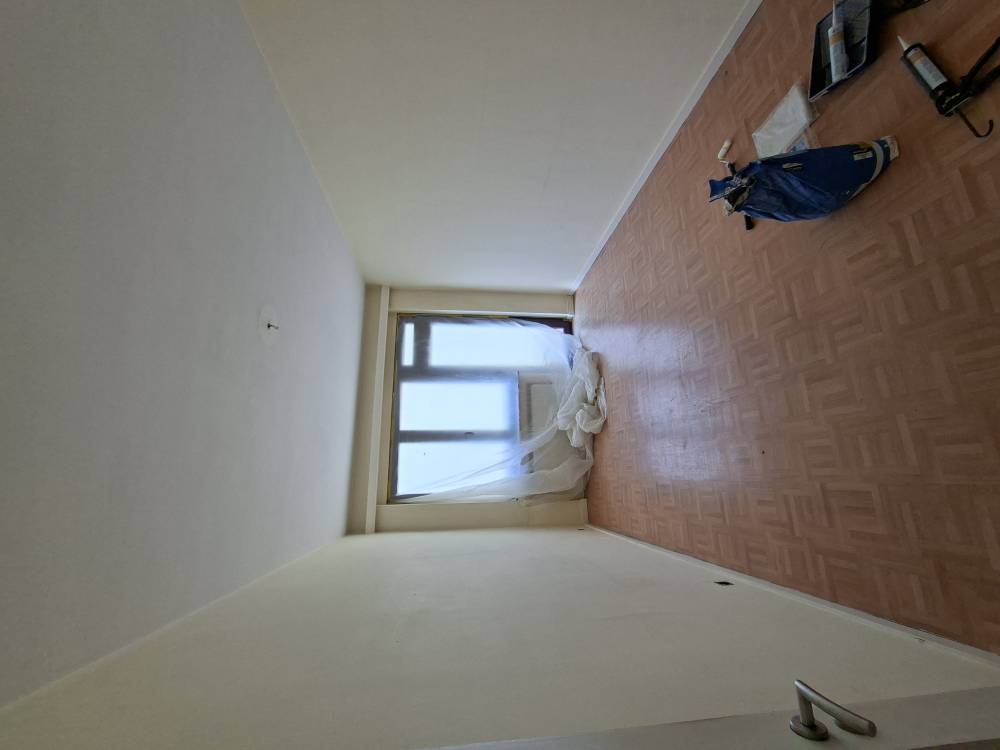
#> input picture img/src/bedroom-floor-before.jpg, 4000 x 3000 px (shown at 1/4 size); its folder holds only this picture in this run
$ python compress.py
#> lines starting #> are read from the running program, lines starting #| are printed output that depends on the picture
#!/usr/bin/env python3
"""
Crop all images in ./src to 16:9 aspect ratio at 400, 800, and 1200px widths.
Usage: python compress.py
"""

from pathlib import Path
from PIL import Image, ImageOps

SIZES = [400, 800, 1200]
ASPECT = (16, 9)

SRC_DIR = Path(__file__).parent / "src"
IMAGE_EXTS = {".jpg", ".jpeg", ".png", ".webp"}

# Optimization options
QUALITY = 90       # JPEG quality (1–95)
OPTIMIZE = True    # Extra compression pass (slower, smaller file)
RESAMPLE = Image.LANCZOS  # Resampling filter: LANCZOS, BICUBIC, BILINEAR

FORMATS = [
    ("webp", {"quality": QUALITY, "method": 6}),
    # ("avif", {"quality": QUALITY}),
]


def crop_to_aspect(img: Image.Image, width: int, height: int) -> Image.Image:
    """Center-crop image to target aspect ratio, then resize."""
    src_w, src_h = img.size
    target_ratio = width / height
    src_ratio = src_w / src_h

    if src_ratio > target_ratio:
        # Image is wider than target — crop sides
        new_w = int(src_h * target_ratio)
        offset = (src_w - new_w) // 2
        box = (offset, 0, offset + new_w, src_h)
    else:
        # Image is taller than target — crop top/bottom
        new_h = int(src_w / target_ratio)
        offset = (src_h - new_h) // 2
        box = (0, offset, src_w, offset + new_h)

    return img.crop(box).resize((width, height), RESAMPLE)

def process(src: Path) -> None:
    img = ImageOps.exif_transpose(Image.open(src)).convert("RGB")
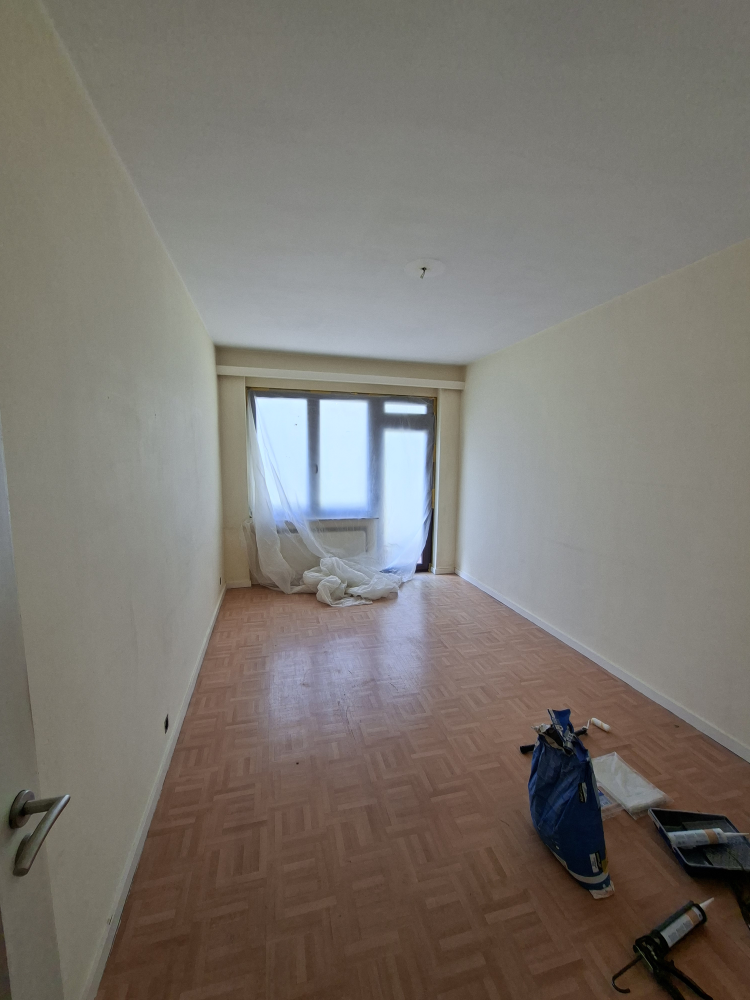
#> img: PIL image 3000x4000 RGB (shown at 1/4 size); mean R, G, B 122.8, 117.9, 111.5
    ratio_h = ASPECT[1]
    ratio_w = ASPECT[0]

    for w in SIZES:
        h = w * ratio_h // ratio_w
        cropped = crop_to_aspect(img, w, h)
        out_dir = src.parent.parent / str(w)
        out_dir.mkdir(exist_ok=True)

        out = out_dir / f"{src.stem}{src.suffix}"
        # out = out_dir / f"{src.stem}_{w}x{h}{src.suffix}"
        cropped.save(out, quality=QUALITY, optimize=OPTIMIZE)
        print(f"Saved: {out}")

        for fmt, save_opts in FORMATS:
            out_fmt = out_dir / f"{src.stem}.{fmt}"
            # out_fmt = out_dir / f"{src.stem}_{w}x{h}.{fmt}"
            cropped.save(out_fmt, **save_opts)
            print(f"Saved: {out_fmt}")
#> this loop made 3 passes
#> pass 1, in process, `cropped = crop_to_aspect(img, w, h)`:
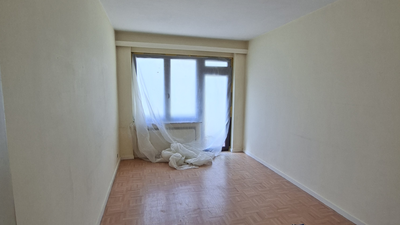
#> cropped: PIL image 400x225 RGB; mean R, G, B 142.8, 142.8, 140.2


def main():
    if not SRC_DIR.exists():
        print(f"Source folder not found: {SRC_DIR}")
        return

    images = [p for p in SRC_DIR.iterdir() if p.suffix.lower() in IMAGE_EXTS]
    if not images:
        print("No images found in src/")
        return

    for src in images:
        print(f"Processing: {src.name}")
        process(src)


if __name__ == "__main__":
    main()

$ run again, on img/src/kitchen-before.jpg
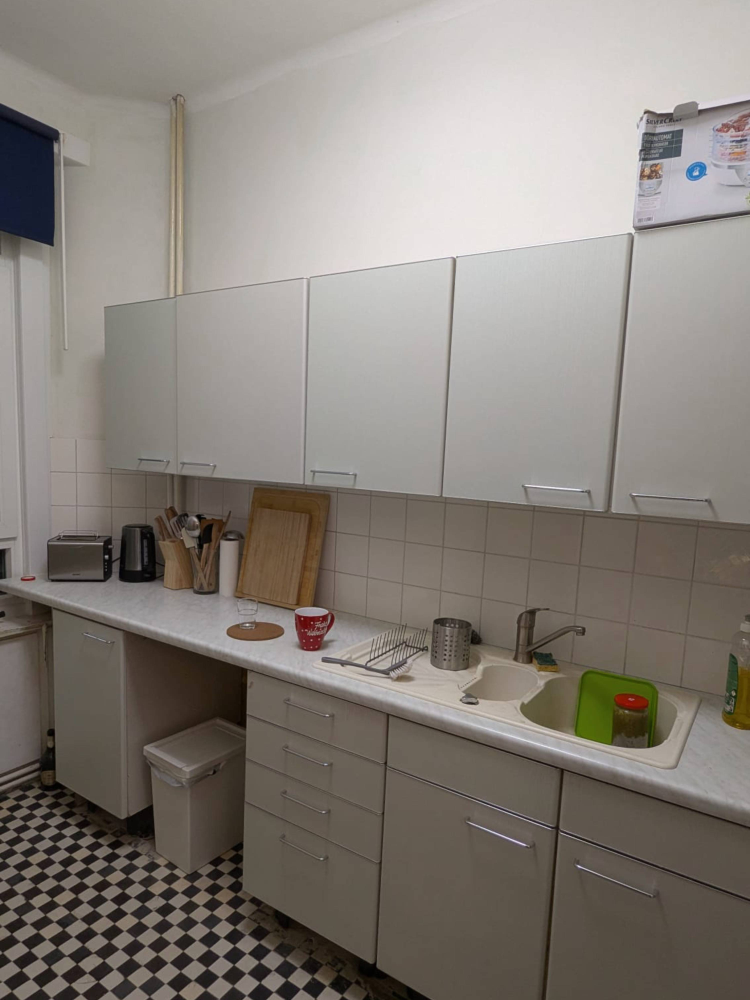
#> input picture img/src/kitchen-before.jpg, 3000 x 4000 px (shown at 1/4 size)
#> in process, img is the input picture: PIL image 3000x4000 RGB; mean R, G, B 134.8, 128.4, 121.8
#> the loop in process, `for w in SIZES:` made 3 passes
#> pass 1, in process, `cropped = crop_to_aspect(img, w, h)`:
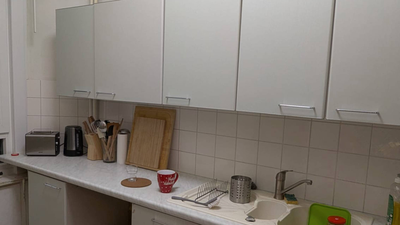
#> cropped: PIL image 400x225 RGB; mean R, G, B 133.4, 126.4, 119

$ run again, on img/src/living-room-floor-before.jpg
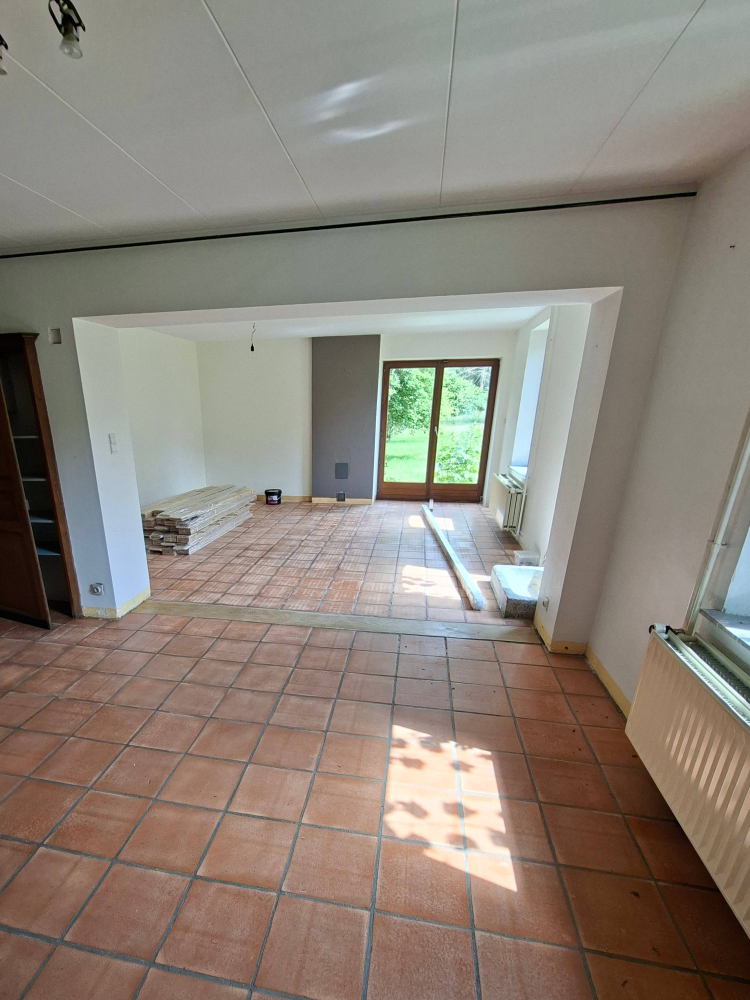
#> input picture img/src/living-room-floor-before.jpg, 3000 x 4000 px (shown at 1/4 size)
#> in process, img is the input picture: PIL image 3000x4000 RGB; mean R, G, B 139.3, 129.9, 120
#> the loop in process, `for w in SIZES:` made 3 passes
#> pass 1, in process, `cropped = crop_to_aspect(img, w, h)`:
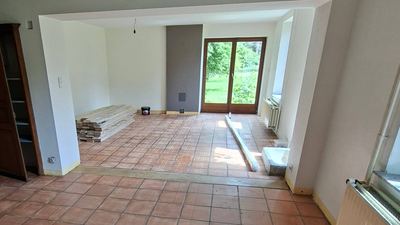
#> cropped: PIL image 400x225 RGB; mean R, G, B 141.7, 139.8, 132.1

$ run again, on img/src/stairs-before.jpg
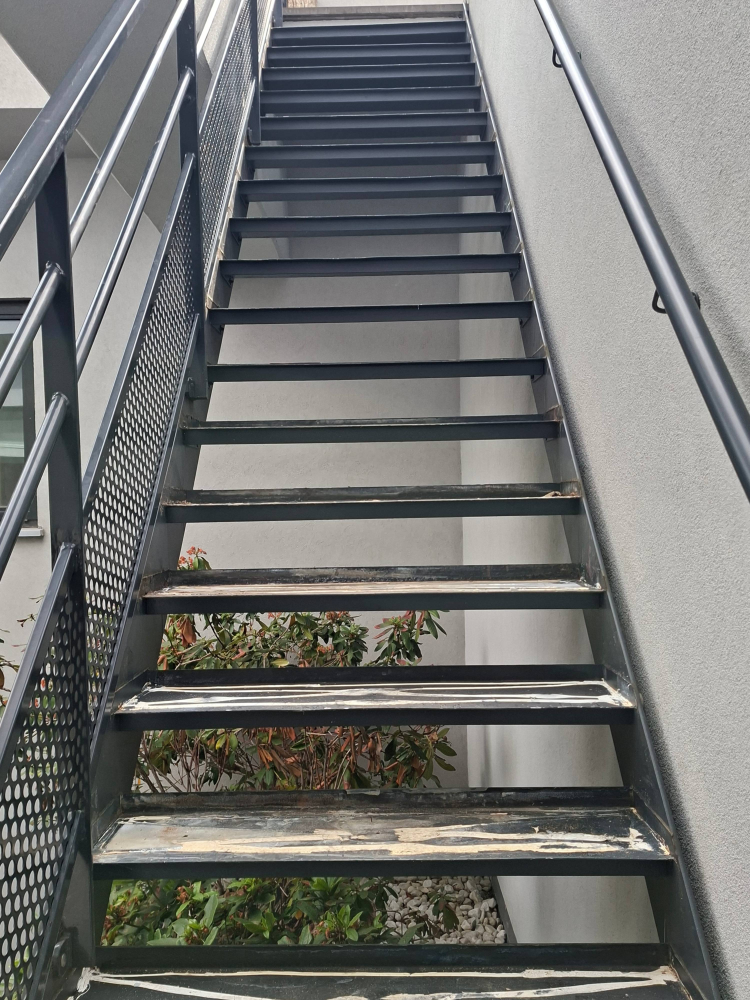
#> input picture img/src/stairs-before.jpg, 3000 x 4000 px (shown at 1/4 size)
#> in process, img is the input picture: PIL image 3000x4000 RGB; mean R, G, B 115.1, 115.7, 113.5
#> the loop in process, `for w in SIZES:` made 3 passes
#> pass 1, in process, `cropped = crop_to_aspect(img, w, h)`:
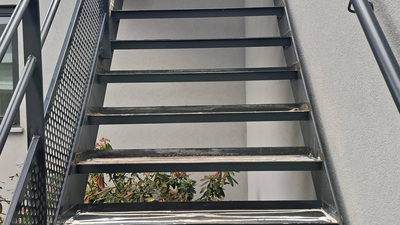
#> cropped: PIL image 400x225 RGB; mean R, G, B 123.6, 123.3, 120.6
#> pass 3, in process, `cropped = crop_to_aspect(img, w, h)`:
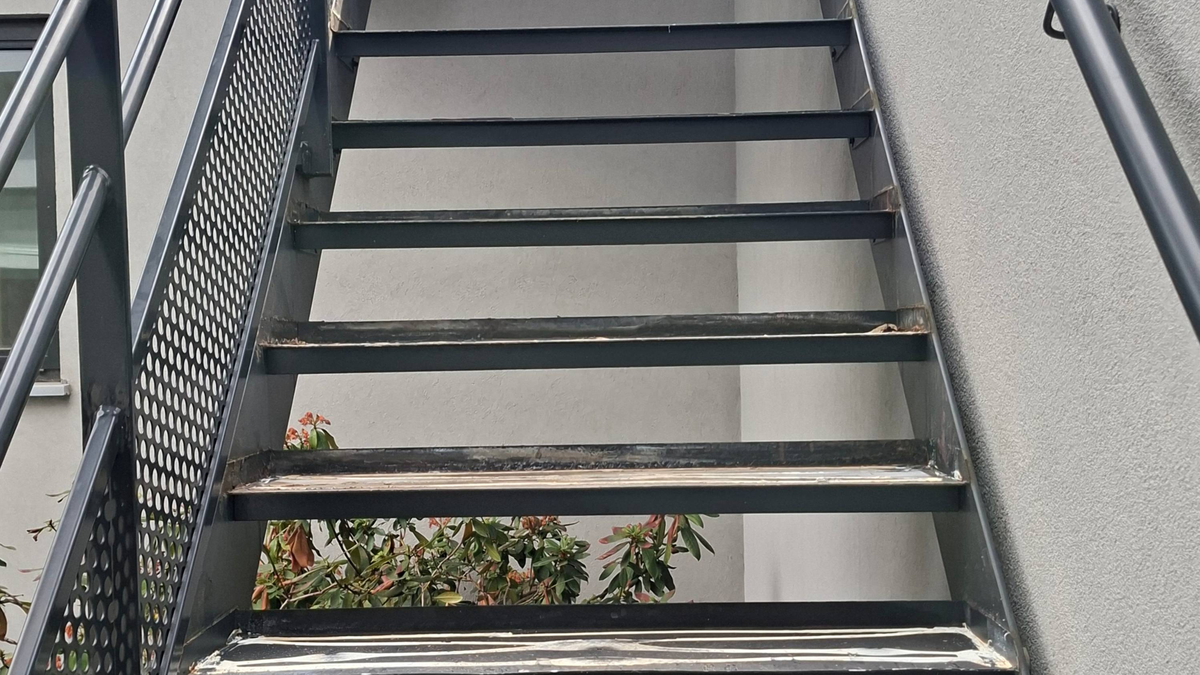
#> cropped: PIL image 1200x675 RGB; mean R, G, B 123.6, 123.3, 120.6

$ run again, on img/src/before.jpg
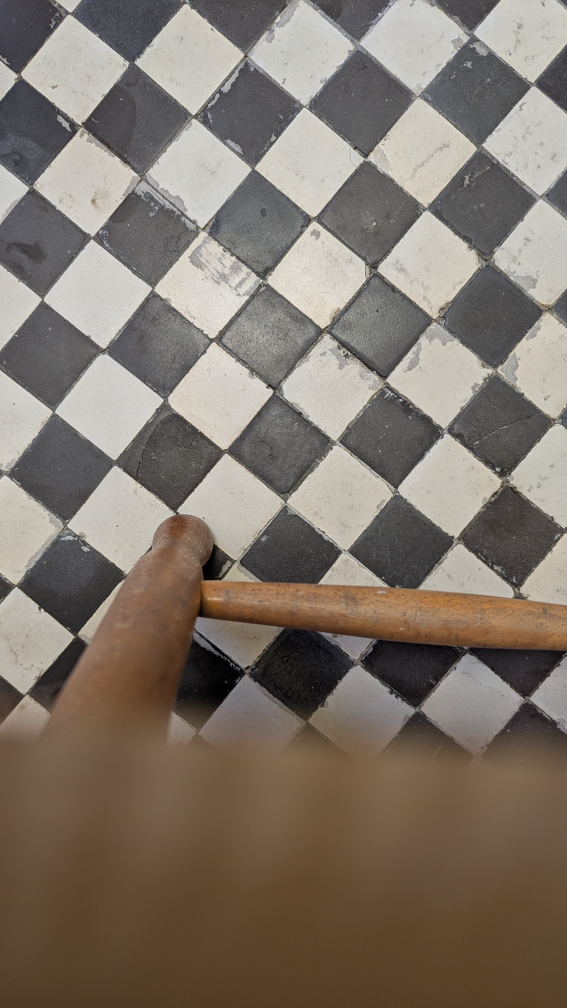
#> input picture img/src/before.jpg, 2268 x 4032 px (shown at 1/4 size)
#> in process, img is the input picture: PIL image 2268x4032 RGB; mean R, G, B 128.1, 117.8, 107.3
#> the loop in process, `for w in SIZES:` made 3 passes
#> pass 1, in process, `cropped = crop_to_aspect(img, w, h)`:
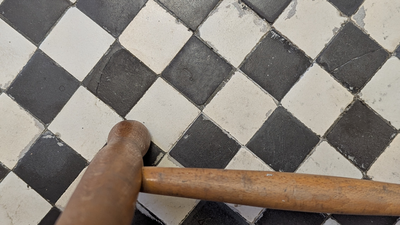
#> cropped: PIL image 400x225 RGB; mean R, G, B 136.5, 127.7, 118.6
#> pass 2, in process, `cropped = crop_to_aspect(img, w, h)`:
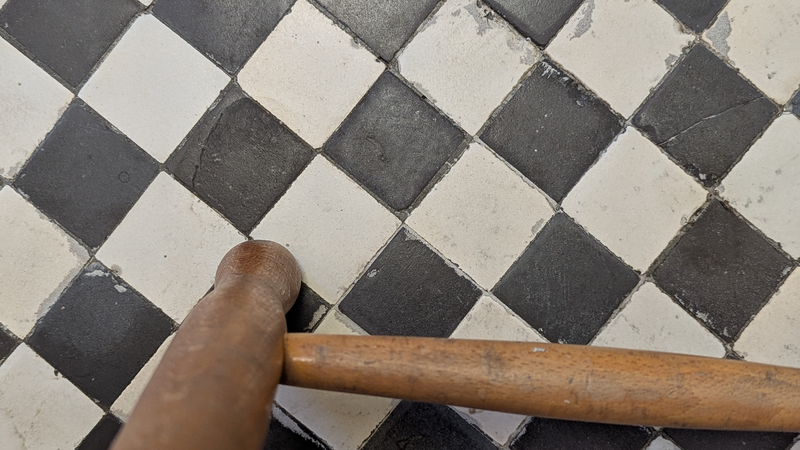
#> cropped: PIL image 800x450 RGB; mean R, G, B 136.5, 127.7, 118.6
